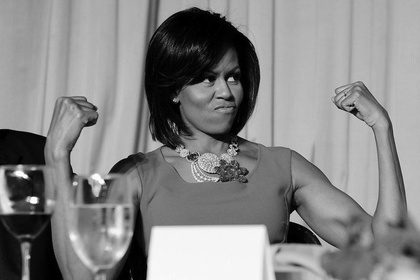
%> input picture VIDEO/Projekt/michelleBW.jpg, 420 x 280 px, shrunk from 800 x 533 before the run
$ octave script_Proj1.m   (GNU Octave 9; MATLAB toolbox functions it lacks are replaced by stand-ins)
%> lines starting %> are read from the running program, lines starting %| are printed output that depends on the picture; in (x1, y1, x2, y2) boxes, pixels count from 0 and x2, y2 are one past the last pixel; in counts of white or black regions, pixels touching at a corner belong together; the program's own positions count from 1
### VIDEO/Projekt/patchImage.m
function [ imagePatches, height, width ] = patchImage( aBWFrame, patchHeight, patchWidth )
%% Introduction of patchImage
% This function segments an input image/frame into a number of
% non-overlapping patches as the output.
%
%   Input:
%   1. aBWFrame, is a black and white image or frame to be segmented
%   2. patchWidth and patchHeight define the width and height of the segmented image patches
%   Output:
%   imagePatches is a multi-dimiension matrix (a stack of segmented patches)
%   whose size == patchHeight * patchWidth * numPatch
%   numPatch is the total number of image patches can be segmented from aBWFrame by this function
%   Width/Height, dimensions of the the frame with padded zeros.

%   Note that! patchImage function should be able to handle the cases when
%   width/height of the input frame is not exactly integer times of
%   patchWidth/patchHeight. This can be done by padding zeros to the
%   aBWFrame OR simply ignore the remainders:
%   i.e. If frame size == 10*10 and both patchWidth/patchHeight == 3
%        you can pad zeros to enlarge it to 12*12 and get 16 patches,
%        OR get 9 patches by ignoring a row and a column in the frame.
%   You can decide the zero-padding method yourself.


%This function padds zeros around the frame to not clip any data.

[height, width] = size(aBWFrame);
neededHeight = ceil(height/patchHeight);
neededWidth = ceil(width/patchWidth);

%Padd zeros:
aBWFrame(height: neededHeight * patchHeight, width:neededWidth * patchWidth) = 0;

rows = neededHeight;
columns = neededWidth;

placeholder = zeros(patchHeight, patchWidth, rows*columns);

index = 1;

for row = 1: rows
    rowEnd = row * patchHeight;
    rowStart = rowEnd - patchHeight + 1;


    for col = 1: columns
        columnEnd = col * patchWidth;
        columnStart = columnEnd - patchWidth +1;

        placeholder(:, :, index) = aBWFrame(rowStart:rowEnd, columnStart:columnEnd);

        index = index + 1;

    end
end

imagePatches = placeholder;
[height, width] = size(aBWFrame);

end

### VIDEO/Projekt/dctCoeffi.m
function [ matDCTCoeff ] = dctCoeffi( imagePatch  )
% Input imagePatch , an image patch
% Output matDCTCoeff, a N*N matrix of DCT coefficients

% Obviously, it is a completed function.
%%
N = numel(imagePatch);
n = 0 : N-1;

wei = [ 1/sqrt(N), ones(1,N-1) * sqrt(2/N)];
matDCTCoeff = zeros(N);

for kPtr = 1: N
    k = kPtr -1;
    matDCTCoeff(kPtr,:) = cos(pi/N * (n+0.5)*k).* wei(kPtr);
end

end

### VIDEO/Projekt/meanSquaredError.m
function [ error ] = meanSquaredError( before, after )
%MEANSQUAREDERROR Calculates mean squared error between to matrixes.
% In: before = matrix before. After = matrix after.
% Out : error : value of MSE

before = double(before); %Needed to not clip data when counting.
after = double(after);

errorMatrix = (before - after).^2;
error = mean(mean(errorMatrix));

end

### VIDEO/Projekt/script_Proj1.m
%% 1. Select and show a random frame from your video
% You can also load a pre-stored grayscale frame in but it needs to maintain a good resolution!

patchDim = 8;
frame = imread('michelleBW.jpg');
%> frame is the input picture: size 280x420 uint8; min 0, max 255, mean 134.8
[originalHeight, originalWidth] = size(frame);
%> originalHeight = 280; originalWidth = 420

%% 2. Segment the frame into image patches using patchImage function

[patches, height, width] = patchImage(frame, patchDim, patchDim);
%> in patchImage, `aBWFrame(height: neededHeight * patchHeight, width:neededWidth * patch..`:
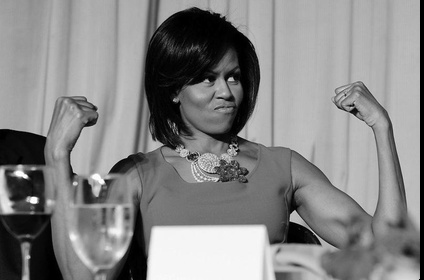
%> aBWFrame: size 280x424 uint8; min 0, max 255, mean 133.6
%> after the loop in patchImage, `for row = 1: rows`: index = 1856
%> height = 280; width = 424

%% 3. For each patch use [ matDCTCoeff ] = dctCoeffi( imagePatch  )
% to get the cosine square matrix and denote the patch using a vector of DCT
% coefficients.

baseVectorMatrix = dctCoeffi(patches(:,:,1));
%> after the loop in dctCoeffi, `for kPtr = 1: N`:
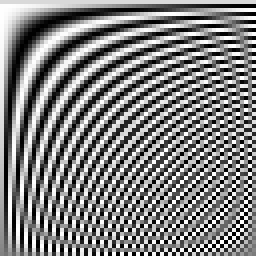
%> matDCTCoeff: size 64x64 double (shown 4 times larger); min -0.177, max 0.177, mean 0.00195; drawn with min black and max white

for i = 1: length(patches)
    patch = reshape(patches(:,:,i), 1, []) - 128;             %Reshapes patch to a row.
    patchesEncoded(:,:,i) = patch * baseVectorMatrix';
end

%% 4. For each patch, reconstruct it using the first 16/32 coefficients

for i = 1: length(patches)
    patchRow = patchesEncoded(:,:,i);
    patchesDecoded(:,:,i) = reshape( patchRow * baseVectorMatrix, patchDim, patchDim) + 128;
end


%% 5. Reconstruct the frame and calculate the quality loss in Mean Squared Error
% task 1. show the reconstructed frame using 16/32 coefficients
% respectively
% task 2. calculate loss

X = reshape(patchesDecoded, patchDim, []);
X = reshape( X, [ patchDim width height./patchDim ] );
X = permute( X, [ 1 3 2 ] );
X = reshape( X, [ height width ] );
X = uint8(X);

X = X(1:originalHeight, 1: originalWidth);       %Make sure X has same dimensions as frame.
%> X: size 280x420 uint8
disp('Mean squared error is:');
disp(meanSquaredError(frame, X));
%> in meanSquaredError, `errorMatrix = (before - after).^2;`:
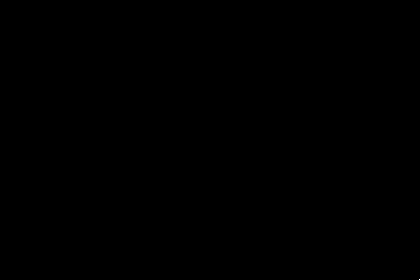
%> errorMatrix: size 280x420 double; values 0 (black) and 35344 (white), 0% white in thin lines or dots, all inside (x1, y1, x2, y2) = (419, 279, 420, 280)
%> in meanSquaredError, `error = mean(mean(errorMatrix));`: error = 0.301
%| 0.3005
imshow(X);


%% 6. Apply quantization to DCT coefficients and study the quanlity loss in Mean Squared Error
% task 1. reconstructed frame using quantized 16/32 coefficients
% respectively (command floor can be used for quantization)
% task 2. calculate loss

% We will quantize by setting only keeping the top-left value of every
% patch. This is also called the constant component and defines the
% constant hue of the patch.

patchesEncoded(1,2:end,:) = 0;

for i = 1: length(patches)
    patchRow = patchesEncoded(:,:,i);
    patchesDecoded(:,:,i) = reshape( patchRow * baseVectorMatrix, patchDim, patchDim) + 128;
end


X = reshape(patchesDecoded, patchDim, []);
X = reshape( X, [ patchDim width height./patchDim ] );
X = permute( X, [ 1 3 2 ] );
X = reshape( X, [ height width ] );
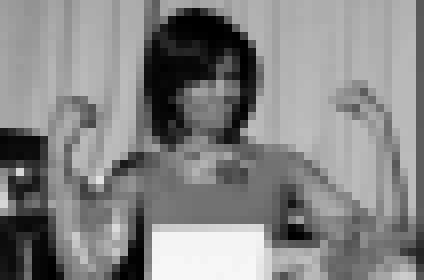
%> X: size 280x424 double; min 0.234, max 247, mean 133.6
X = uint8(X);
%> X: size 280x424 uint8

[height, width] = size(frame);
%> width = 420
X = X(1:height, 1:width);       %Make sure X has same dimensions as frame.
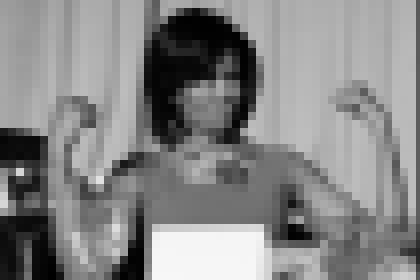
%> X: size 280x420 uint8; min 0, max 247, mean 134.1
disp('Mean squared error is:');
disp(meanSquaredError(frame, X));
%> in meanSquaredError (call 2), `errorMatrix = (before - after).^2;`:
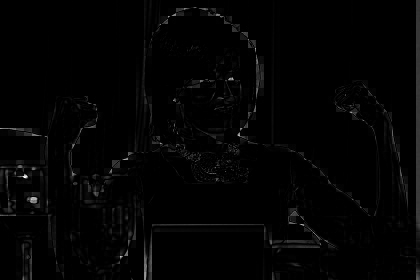
%> errorMatrix: size 280x420 double; min 0, max 37249, mean 555.1; drawn with min black and max white
%> in meanSquaredError (call 2), `error = mean(mean(errorMatrix));`: error = 555.1
%| 555.12
imshow(X);
